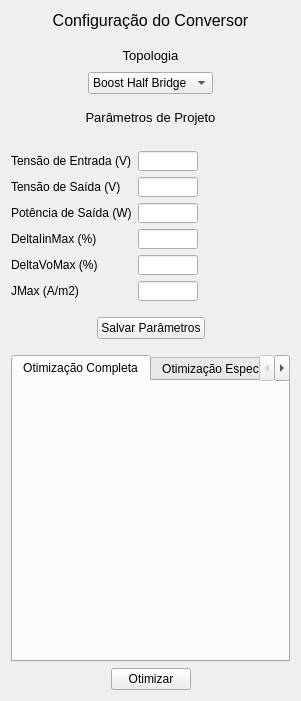
   <widget class="QWidget" name="layoutWidget">
    <property name="geometry">
     <rect>
      <x>20</x>
         <y>20</y>
      <width>301</width>
         <height>701</height>
     </rect>
    </property>
    <layout class="QVBoxLayout" name="verticalLayout">
     <item>
      <widget class="QLabel" name="label_ConfiguracoesDoOtimizador_2">
       <property name="text">
        <string>&lt;html&gt;&lt;head/&gt;&lt;body&gt;&lt;p&gt;&lt;span style=&quot; font-size:12pt;&quot;&gt;Configuração do Conversor&lt;/span&gt;&lt;/p&gt;&lt;/body&gt;&lt;/html&gt;</string>
       </property>
       <property name="alignment">
        <set>Qt::AlignCenter</set>
       </property>
      </widget>
     </item>
     <item>
      <spacer name="verticalSpacer_3">
       <property name="orientation">
        <enum>Qt::Vertical</enum>
       </property>
       <property name="sizeType">
        <enum>QSizePolicy::Fixed</enum>
       </property>
       <property name="sizeHint" stdset="0">
        <size>
         <width>20</width>
            <height>10</height>
        </size>
       </property>
      </spacer>
     </item>
     <item>
      <layout class="QVBoxLayout" name="verticalLayout_2">
       <item>
        <layout class="QHBoxLayout" name="horizontalLayout_10">
         <item>
          <spacer name="horizontalSpacer_11">
           <property name="orientation">
            <enum>Qt::Horizontal</enum>
           </property>
           <property name="sizeHint" stdset="0">
            <size>
             <width>40</width>
             <height>20</height>
            </size>
           </property>
          </spacer>
         </item>
         <item>
          <widget class="QLabel" name="label_Topologia">
           <property name="text">
            <string>&lt;html&gt;&lt;head/&gt;&lt;body&gt;&lt;p align=&quot;center&quot;&gt;&lt;span style=&quot; font-size:10pt;&quot;&gt;Topologia&lt;/span&gt;&lt;/p&gt;&lt;/body&gt;&lt;/html&gt;</string>
           </property>
          </widget>
         </item>
         <item>
          <spacer name="horizontalSpacer_12">
           <property name="orientation">
            <enum>Qt::Horizontal</enum>
           </property>
           <property name="sizeHint" stdset="0">
            <size>
             <width>40</width>
             <height>20</height>
            </size>
           </property>
          </spacer>
         </item>
        </layout>
       </item>
       <item>
        <layout class="QHBoxLayout" name="horizontalLayout_11">
         <item>
          <spacer name="horizontalSpacer_9">
           <property name="orientation">
            <enum>Qt::Horizontal</enum>
           </property>
           <property name="sizeHint" stdset="0">
            <size>
             <width>40</width>
             <height>20</height>
            </size>
           </property>
          </spacer>
         </item>
         <item>
          <widget class="QComboBox" name="comboBox">
           <item>
            <property name="text">
             <string>Boost Half Bridge</string>
            </property>
           </item>
          </widget>
         </item>
         <item>
          <spacer name="horizontalSpacer_10">
           <property name="orientation">
            <enum>Qt::Horizontal</enum>
           </property>
           <property name="sizeHint" stdset="0">
            <size>
             <width>40</width>
             <height>20</height>
            </size>
           </property>
          </spacer>
         </item>
        </layout>
       </item>
      </layout>
     </item>
     <item>
      <spacer name="verticalSpacer">
       <property name="orientation">
        <enum>Qt::Vertical</enum>
       </property>
       <property name="sizeType">
        <enum>QSizePolicy::Fixed</enum>
       </property>
       <property name="sizeHint" stdset="0">
        <size>
         <width>20</width>
            <height>10</height>
        </size>
       </property>
      </spacer>
     </item>
     <item>
      <widget class="QLabel" name="label_ConfiguracoesDoOtimizador_3">
       <property name="text">
        <string>&lt;html&gt;&lt;head/&gt;&lt;body&gt;&lt;p align=&quot;center&quot;&gt;&lt;span style=&quot; font-size:10pt;&quot;&gt;Parâmetros de Projeto&lt;/span&gt;&lt;/p&gt;&lt;/body&gt;&lt;/html&gt;</string>
       </property>
       <property name="alignment">
        <set>Qt::AlignCenter</set>
       </property>
      </widget>
     </item>
     <item>
      <layout class="QHBoxLayout" name="horizontalLayout_8">
       <item>
        <spacer name="horizontalSpacer_15">
         <property name="orientation">
          <enum>Qt::Horizontal</enum>
         </property>
         <property name="sizeHint" stdset="0">
          <size>
           <width>20</width>
           <height>20</height>
          </size>
         </property>
        </spacer>
       </item>
      </layout>
     </item>
     <item>
      <layout class="QHBoxLayout" name="horizontalLayout_2"/>
     </item>
     <item>
      <layout class="QHBoxLayout" name="horizontalLayout">
       <item>
        <widget class="QLabel" name="label_Vin">
         <property name="sizePolicy">
          <sizepolicy hsizetype="Fixed" vsizetype="Fixed">
           <horstretch>0</horstretch>
           <verstretch>0</verstretch>
          </sizepolicy>
         </property>
         <property name="minimumSize">
          <size>
           <width>121</width>
           <height>20</height>
          </size>
         </property>
         <property name="maximumSize">
          <size>
           <width>121</width>
           <height>20</height>
          </size>
         </property>
         <property name="text">
          <string>Tensão de Entrada (V)</string>
         </property>
        </widget>
       </item>
       <item>
        <widget class="QLineEdit" name="input_Vin">
         <property name="minimumSize">
          <size>
           <width>30</width>
           <height>20</height>
          </size>
         </property>
         <property name="maximumSize">
          <size>
           <width>60</width>
           <height>20</height>
          </size>
         </property>
        </widget>
       </item>
       <item>
        <spacer name="horizontalSpacer_13">
         <property name="orientation">
          <enum>Qt::Horizontal</enum>
         </property>
         <property name="sizeHint" stdset="0">
          <size>
           <width>40</width>
           <height>20</height>
          </size>
         </property>
        </spacer>
       </item>
      </layout>
     </item>
     <item>
      <layout class="QHBoxLayout" name="horizontalLayout_3">
       <item>
        <widget class="QLabel" name="label_Vo">
         <property name="sizePolicy">
          <sizepolicy hsizetype="Fixed" vsizetype="Fixed">
           <horstretch>0</horstretch>
           <verstretch>0</verstretch>
          </sizepolicy>
         </property>
         <property name="minimumSize">
          <size>
           <width>121</width>
           <height>20</height>
          </size>
         </property>
         <property name="maximumSize">
          <size>
           <width>121</width>
           <height>20</height>
          </size>
         </property>
         <property name="text">
          <string>Tensão de Saída (V)</string>
         </property>
        </widget>
       </item>
       <item>
        <widget class="QLineEdit" name="input_Vo">
         <property name="maximumSize">
          <size>
           <width>60</width>
           <height>20</height>
          </size>
         </property>
        </widget>
       </item>
       <item>
        <spacer name="horizontalSpacer">
         <property name="orientation">
          <enum>Qt::Horizontal</enum>
         </property>
         <property name="sizeHint" stdset="0">
          <size>
           <width>40</width>
           <height>20</height>
          </size>
         </property>
        </spacer>
       </item>
      </layout>
     </item>
     <item>
      <layout class="QHBoxLayout" name="horizontalLayout_4">
       <item>
        <widget class="QLabel" name="label_Vo_2">
         <property name="sizePolicy">
          <sizepolicy hsizetype="Fixed" vsizetype="Fixed">
           <horstretch>0</horstretch>
           <verstretch>0</verstretch>
          </sizepolicy>
         </property>
         <property name="minimumSize">
          <size>
           <width>121</width>
           <height>20</height>
          </size>
         </property>
         <property name="maximumSize">
          <size>
           <width>121</width>
           <height>20</height>
          </size>
         </property>
         <property name="text">
          <string>Potência de Saída (W)</string>
         </property>
        </widget>
       </item>
       <item>
        <widget class="QLineEdit" name="input_Po">
         <property name="maximumSize">
          <size>
           <width>60</width>
           <height>20</height>
          </size>
         </property>
        </widget>
       </item>
       <item>
        <spacer name="horizontalSpacer_2">
         <property name="orientation">
          <enum>Qt::Horizontal</enum>
         </property>
         <property name="sizeHint" stdset="0">
          <size>
           <width>40</width>
           <height>20</height>
          </size>
         </property>
        </spacer>
       </item>
      </layout>
     </item>
     <item>
      <layout class="QHBoxLayout" name="horizontalLayout_5">
       <item>
        <widget class="QLabel" name="label_DeltaIin">
         <property name="sizePolicy">
          <sizepolicy hsizetype="Fixed" vsizetype="Fixed">
           <horstretch>0</horstretch>
           <verstretch>0</verstretch>
          </sizepolicy>
         </property>
         <property name="minimumSize">
          <size>
           <width>121</width>
           <height>20</height>
          </size>
         </property>
         <property name="maximumSize">
          <size>
           <width>121</width>
           <height>20</height>
          </size>
         </property>
         <property name="text">
          <string>DeltaIinMax (%)</string>
         </property>
        </widget>
       </item>
       <item>
        <widget class="QLineEdit" name="input_DeltaIin">
         <property name="maximumSize">
          <size>
           <width>60</width>
           <height>20</height>
          </size>
         </property>
        </widget>
       </item>
       <item>
        <spacer name="horizontalSpacer_3">
         <property name="orientation">
          <enum>Qt::Horizontal</enum>
         </property>
         <property name="sizeHint" stdset="0">
          <size>
           <width>40</width>
           <height>20</height>
          </size>
         </property>
        </spacer>
       </item>
      </layout>
     </item>
     <item>
      <layout class="QHBoxLayout" name="horizontalLayout_6">
       <item>
        <widget class="QLabel" name="label_DeltaVo">
         <property name="sizePolicy">
          <sizepolicy hsizetype="Fixed" vsizetype="Fixed">
           <horstretch>0</horstretch>
           <verstretch>0</verstretch>
          </sizepolicy>
         </property>
         <property name="minimumSize">
          <size>
           <width>121</width>
           <height>20</height>
          </size>
         </property>
         <property name="maximumSize">
          <size>
           <width>121</width>
           <height>20</height>
          </size>
         </property>
         <property name="text">
          <string>DeltaVoMax (%)</string>
         </property>
        </widget>
       </item>
       <item>
        <widget class="QLineEdit" name="input_DeltaVo">
         <property name="maximumSize">
          <size>
           <width>60</width>
           <height>20</height>
          </size>
         </property>
        </widget>
       </item>
       <item>
        <spacer name="horizontalSpacer_4">
         <property name="orientation">
          <enum>Qt::Horizontal</enum>
         </property>
         <property name="sizeHint" stdset="0">
          <size>
           <width>40</width>
           <height>20</height>
          </size>
         </property>
        </spacer>
       </item>
      </layout>
     </item>
     <item>
      <layout class="QHBoxLayout" name="horizontalLayout_7">
       <item>
        <widget class="QLabel" name="label_JMax">
         <property name="sizePolicy">
          <sizepolicy hsizetype="Fixed" vsizetype="Fixed">
           <horstretch>0</horstretch>
           <verstretch>0</verstretch>
          </sizepolicy>
         </property>
         <property name="minimumSize">
          <size>
           <width>121</width>
           <height>20</height>
          </size>
         </property>
         <property name="maximumSize">
          <size>
           <width>121</width>
           <height>20</height>
          </size>
         </property>
         <property name="text">
          <string>JMax (A/m2)</string>
         </property>
        </widget>
       </item>
       <item>
        <widget class="QLineEdit" name="input_JMax">
         <property name="maximumSize">
          <size>
           <width>60</width>
           <height>20</height>
          </size>
         </property>
        </widget>
       </item>
       <item>
        <spacer name="horizontalSpacer_5">
         <property name="orientation">
          <enum>Qt::Horizontal</enum>
         </property>
         <property name="sizeHint" stdset="0">
          <size>
           <width>40</width>
           <height>20</height>
          </size>
         </property>
        </spacer>
       </item>
      </layout>
     </item>
     <item>
      <spacer name="verticalSpacer_2">
       <property name="orientation">
        <enum>Qt::Vertical</enum>
       </property>
       <property name="sizeType">
        <enum>QSizePolicy::Fixed</enum>
       </property>
       <property name="sizeHint" stdset="0">
        <size>
         <width>20</width>
            <height>10</height>
        </size>
       </property>
      </spacer>
     </item>
     <item>
      <layout class="QHBoxLayout" name="horizontalLayout_9">
       <item>
        <spacer name="horizontalSpacer_7">
         <property name="orientation">
          <enum>Qt::Horizontal</enum>
         </property>
         <property name="sizeHint" stdset="0">
          <size>
           <width>40</width>
           <height>20</height>
          </size>
         </property>
        </spacer>
       </item>
       <item>
        <widget class="QPushButton" name="save_design_features">
         <property name="text">
          <string>Salvar Parâmetros</string>
         </property>
        </widget>
       </item>
       <item>
        <spacer name="horizontalSpacer_8">
         <property name="orientation">
          <enum>Qt::Horizontal</enum>
         </property>
            <property name="sizeHint" stdset="0">
                <size>
                    <width>40</width>
                    <height>20</height>
                </size>
            </property>
        </spacer>
       </item>
      </layout>
     </item>
        <item>
            <spacer name="verticalSpacer_7">
                <property name="orientation">
                    <enum>Qt::Vertical</enum>
                </property>
                <property name="sizeType">
                    <enum>QSizePolicy::Fixed</enum>
                </property>
                <property name="sizeHint" stdset="0">
                    <size>
                        <width>20</width>
                        <height>10</height>
                    </size>
                </property>
            </spacer>
        </item>
        <item>
            <widget class="QTabWidget" name="tabWidget">
                <property name="currentIndex">
                    <number>0</number>
                </property>
                <widget class="QWidget" name="FullOptimizerTab">
                    <attribute name="title">
                        <string>Otimização Completa</string>
                    </attribute>
                </widget>
                <widget class="QWidget" name="NumericOptimizerTab">
                    <attribute name="title">
                        <string>Otimização Específica</string>
                    </attribute>
                </widget>
            </widget>
        </item>
        <item>
            <layout class="QHBoxLayout" name="horizontalLayout_18">
                <item>
                    <spacer name="horizontalSpacer_6">
                        <property name="orientation">
                            <enum>Qt::Horizontal</enum>
                        </property>
                        <property name="sizeHint" stdset="0">
                            <size>
                                <width>40</width>
                                <height>20</height>
                            </size>
                        </property>
                    </spacer>
                </item>
                <item>
                    <widget class="QPushButton" name="testButton">
                        <property name="text">
                            <string>Otimizar</string>
                        </property>
                    </widget>
                </item>
                <item>
                    <spacer name="horizontalSpacer_14">
                        <property name="orientation">
                            <enum>Qt::Horizontal</enum>
                        </property>
                        <property name="sizeHint" stdset="0">
                            <size>
                                <width>40</width>
                                <height>20</height>
                            </size>
                        </property>
                    </spacer>
                </item>
            </layout>
        </item>
    </layout>
   </widget>
